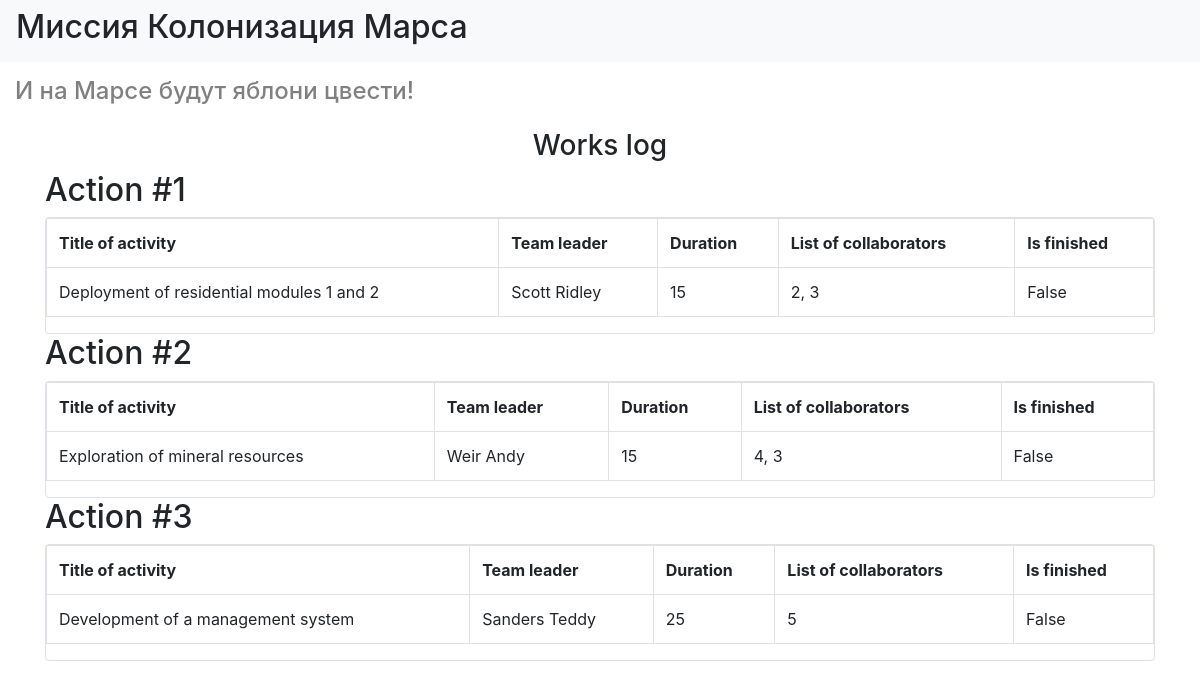
The page / on the database its author committed.
### data/jobs.py (models this page shows)
class Jobs(SqlAlchemyBase):
    __tablename__ = 'jobs'
    id = sqlalchemy.Column(sqlalchemy.Integer,
                           primary_key=True, autoincrement=True)
    team_leader = sqlalchemy.Column(sqlalchemy.Integer)
    job = sqlalchemy.Column(sqlalchemy.String, nullable=True)
    work_size = sqlalchemy.Column(sqlalchemy.Integer, nullable=True)
    collaborators = sqlalchemy.Column(sqlalchemy.String, nullable=True)
    start_date = sqlalchemy.Column(sqlalchemy.DateTime, nullable=True)
    end_date = sqlalchemy.Column(sqlalchemy.DateTime, nullable=True)
    is_finished = sqlalchemy.Column(sqlalchemy.Boolean, nullable=True)

### main.py (the view)
@app.route("/")
def index():
    db_session.global_init('db/blogs.sqlite')
    session = db_session.create_session()
    jobs = session.query(Jobs).all()
    return render_template("index.html", jobs=jobs)

### data/db_session.py (called while the page is built, shortened)
def global_init(db_file):
    global __factory
    if __factory:
        return

def create_session() -> Session:
    global __factory
    return __factory()

### templates/index.html
{% extends "base.html" %}
{% block content %}
<h3 style="text-align: center">Works log</h3>
{% for item in jobs%}
<h2>Action #{{ loop.index }}</h2>
<div class="col-md6 border rounded">
    <table class="table table-bordered border-primary">
        <tr>
            <th>Title of activity</th>
            <th>Team leader</th>
            <th>Duration</th>
            <th>List of collaborators</th>
            <th>Is finished</th>
        </tr>
        <tr>
            <td>{{  item.job  }}</td>
            <td>{{  item.team_leader  }}</td>
            <td>{{  item.work_size  }}</td>
            <td>{{  item.collaborators  }}</td>
            <td>{{  item.is_finished  }}</td>
        </tr>
    </table>
</div>
{% endfor %}
{% endblock %}

### templates/base.html (shortened to what this page needs)
<!doctype html>
<html lang="en">
<head>
    <link rel="stylesheet"
          href="https://stackpath.bootstrapcdn.com/bootstrap/4.4.1/css/bootstrap.min.css"
>
</head>
<body>
<header>
    <nav class="navbar navbar-light bg-light">
        <h2>Миссия Колонизация Марса</h2>
    </nav>
</header>
<h4 style="color: grey; padding: 15px">И на Марсе будут яблони цвести!</h4>
<main role="main" class="container">
    {% block content %}{% endblock %}
</main>
</body>
</html>

### rows shown on the page
Jobs: job "Deployment of residential modules 1 and 2", team_leader "Scott Ridley", work_size "15", collaborators "2, 3", is_finished "False"
Jobs: job "Exploration of mineral resources", team_leader "Weir Andy", work_size "15", collaborators "4, 3", is_finished "False"
Jobs: job "Development of a management system", team_leader "Sanders Teddy", work_size "25", collaborators "5", is_finished "False"
